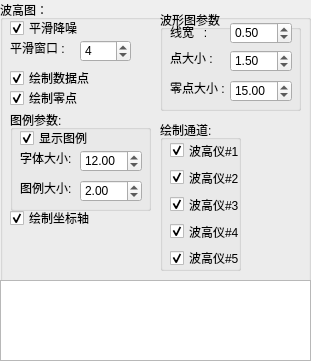
    <widget class="QGroupBox" name="groupBox_25">
     <property name="geometry">
      <rect>
       <x>10</x>
       <y>170</y>
       <width>311</width>
       <height>361</height>
      </rect>
     </property>
     <property name="title">
      <string>波高图：</string>
     </property>
     <widget class="QLabel" name="label_65">
      <property name="geometry">
       <rect>
        <x>10</x>
        <y>40</y>
        <width>71</width>
        <height>16</height>
       </rect>
      </property>
      <property name="text">
       <string>平滑窗口 : </string>
      </property>
     </widget>
     <widget class="QCheckBox" name="checkBox_sy4_bDrawPoints">
      <property name="geometry">
       <rect>
        <x>10</x>
        <y>70</y>
        <width>81</width>
        <height>16</height>
       </rect>
      </property>
      <property name="text">
       <string>绘制数据点</string>
      </property>
      <property name="checked">
       <bool>true</bool>
      </property>
     </widget>
     <widget class="QCheckBox" name="checkBox_sy4_bSmoothData">
      <property name="geometry">
       <rect>
        <x>10</x>
        <y>20</y>
        <width>68</width>
        <height>16</height>
       </rect>
      </property>
      <property name="text">
       <string>平滑降噪</string>
      </property>
      <property name="checked">
       <bool>true</bool>
      </property>
     </widget>
     <widget class="QGroupBox" name="groupBox_26">
      <property name="geometry">
       <rect>
        <x>160</x>
        <y>10</y>
        <width>141</width>
        <height>101</height>
       </rect>
      </property>
      <property name="title">
       <string>波形图参数</string>
      </property>
      <property name="flat">
       <bool>false</bool>
      </property>
      <widget class="QLabel" name="label_66">
       <property name="geometry">
        <rect>
         <x>10</x>
         <y>14</y>
         <width>71</width>
         <height>16</height>
        </rect>
       </property>
       <property name="text">
        <string>线宽   : </string>
       </property>
      </widget>
      <widget class="QDoubleSpinBox" name="sy4_waveformLineWidth">
       <property name="geometry">
        <rect>
         <x>70</x>
         <y>12</y>
         <width>62</width>
         <height>22</height>
        </rect>
       </property>
       <property name="singleStep">
        <double>0.100000000000000</double>
       </property>
       <property name="value">
        <double>0.500000000000000</double>
       </property>
      </widget>
      <widget class="QDoubleSpinBox" name="sy4_waveformPointsScale">
       <property name="geometry">
        <rect>
         <x>70</x>
         <y>40</y>
         <width>62</width>
         <height>22</height>
        </rect>
       </property>
       <property name="singleStep">
        <double>0.100000000000000</double>
       </property>
       <property name="value">
        <double>1.500000000000000</double>
       </property>
      </widget>
      <widget class="QLabel" name="label_67">
       <property name="geometry">
        <rect>
         <x>10</x>
         <y>40</y>
         <width>71</width>
         <height>16</height>
        </rect>
       </property>
       <property name="text">
        <string>点大小 : </string>
       </property>
      </widget>
      <widget class="QDoubleSpinBox" name="sy4_waveformZeroPointsScale">
       <property name="geometry">
        <rect>
         <x>70</x>
         <y>70</y>
         <width>62</width>
         <height>22</height>
        </rect>
       </property>
       <property name="singleStep">
        <double>1.000000000000000</double>
       </property>
       <property name="value">
        <double>15.000000000000000</double>
       </property>
      </widget>
      <widget class="QLabel" name="label_68">
       <property name="geometry">
        <rect>
         <x>10</x>
         <y>70</y>
         <width>71</width>
         <height>16</height>
        </rect>
       </property>
       <property name="text">
        <string>零点大小 : </string>
       </property>
      </widget>
     </widget>
     <widget class="QGroupBox" name="groupBox_27">
      <property name="geometry">
       <rect>
        <x>160</x>
        <y>120</y>
        <width>81</width>
        <height>151</height>
       </rect>
      </property>
      <property name="title">
       <string>绘制通道:</string>
      </property>
      <widget class="QWidget" name="verticalLayoutWidget_12">
       <property name="geometry">
        <rect>
         <x>10</x>
         <y>20</y>
         <width>81</width>
         <height>128</height>
        </rect>
       </property>
       <layout class="QVBoxLayout" name="verticalLayout_12">
        <item>
         <widget class="QCheckBox" name="checkBox_sy4_ch_1">
          <property name="text">
           <string>波高仪#1</string>
          </property>
          <property name="checked">
           <bool>true</bool>
          </property>
         </widget>
        </item>
        <item>
         <widget class="QCheckBox" name="checkBox_sy4_ch_2">
          <property name="text">
           <string>波高仪#2</string>
          </property>
          <property name="checked">
           <bool>true</bool>
          </property>
         </widget>
        </item>
        <item>
         <widget class="QCheckBox" name="checkBox_sy4_ch_3">
          <property name="text">
           <string>波高仪#3</string>
          </property>
          <property name="checked">
           <bool>true</bool>
          </property>
         </widget>
        </item>
        <item>
         <widget class="QCheckBox" name="checkBox_sy4_ch_4">
          <property name="text">
           <string>波高仪#4</string>
          </property>
          <property name="checked">
           <bool>true</bool>
          </property>
         </widget>
        </item>
        <item>
         <widget class="QCheckBox" name="checkBox_sy4_ch_5">
          <property name="text">
           <string>波高仪#5</string>
          </property>
          <property name="checked">
           <bool>true</bool>
          </property>
         </widget>
        </item>
       </layout>
      </widget>
     </widget>
     <widget class="QCheckBox" name="checkBox_sy4_bDrawZeroPoints">
      <property name="geometry">
       <rect>
        <x>10</x>
        <y>90</y>
        <width>81</width>
        <height>16</height>
       </rect>
      </property>
      <property name="text">
       <string>绘制零点</string>
      </property>
      <property name="checked">
       <bool>true</bool>
      </property>
     </widget>
     <widget class="QGroupBox" name="groupBox_28">
      <property name="geometry">
       <rect>
        <x>10</x>
        <y>110</y>
        <width>141</width>
        <height>101</height>
       </rect>
      </property>
      <property name="title">
       <string>图例参数:</string>
      </property>
      <widget class="QLabel" name="label_69">
       <property name="geometry">
        <rect>
         <x>10</x>
         <y>40</y>
         <width>71</width>
         <height>16</height>
        </rect>
       </property>
       <property name="text">
        <string>字体大小: </string>
       </property>
      </widget>
      <widget class="QDoubleSpinBox" name="sy4_waveformFontSize">
       <property name="geometry">
        <rect>
         <x>70</x>
         <y>40</y>
         <width>62</width>
         <height>22</height>
        </rect>
       </property>
       <property name="singleStep">
        <double>0.500000000000000</double>
       </property>
       <property name="value">
        <double>12.000000000000000</double>
       </property>
      </widget>
      <widget class="QLabel" name="label_70">
       <property name="geometry">
        <rect>
         <x>10</x>
         <y>70</y>
         <width>71</width>
         <height>16</height>
        </rect>
       </property>
       <property name="text">
        <string>图例大小: </string>
       </property>
      </widget>
      <widget class="QDoubleSpinBox" name="sy4_MarkerSize">
       <property name="geometry">
        <rect>
         <x>70</x>
         <y>70</y>
         <width>62</width>
         <height>22</height>
        </rect>
       </property>
       <property name="singleStep">
        <double>0.100000000000000</double>
       </property>
       <property name="value">
        <double>2.000000000000000</double>
       </property>
      </widget>
      <widget class="QCheckBox" name="checkBox_sy4_bDrawLegend">
       <property name="geometry">
        <rect>
         <x>10</x>
         <y>20</y>
         <width>81</width>
         <height>16</height>
        </rect>
       </property>
       <property name="text">
        <string>显示图例</string>
       </property>
       <property name="checked">
        <bool>true</bool>
       </property>
      </widget>
     </widget>
     <widget class="QCheckBox" name="checkBox_sy4_bDrawAxis">
      <property name="geometry">
       <rect>
        <x>10</x>
        <y>210</y>
        <width>81</width>
        <height>16</height>
       </rect>
      </property>
      <property name="text">
       <string>绘制坐标轴</string>
      </property>
      <property name="checked">
       <bool>true</bool>
      </property>
     </widget>
     <widget class="QTextEdit" name="sy4_WaveFormOut">
      <property name="geometry">
       <rect>
        <x>0</x>
        <y>280</y>
        <width>311</width>
        <height>81</height>
       </rect>
      </property>
      <property name="font">
       <font>
        <pointsize>6</pointsize>
       </font>
      </property>
      <property name="readOnly">
       <bool>true</bool>
      </property>
     </widget>
     <widget class="QSpinBox" name="spinBox_smoothWindowSize_sy4">
      <property name="geometry">
       <rect>
        <x>80</x>
        <y>40</y>
        <width>51</width>
        <height>22</height>
       </rect>
      </property>
      <property name="value">
       <number>4</number>
      </property>
     </widget>
    </widget>
